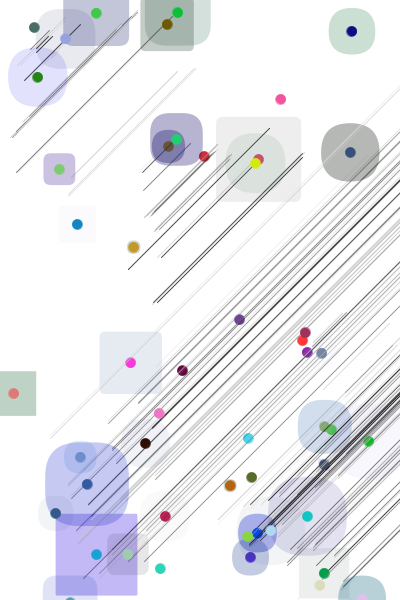
Frame 1 (no input)
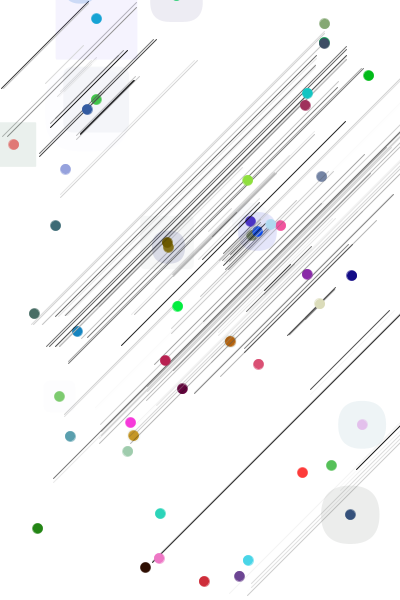
Frame 60 (the mouse pressed at the canvas centre just before this capture)
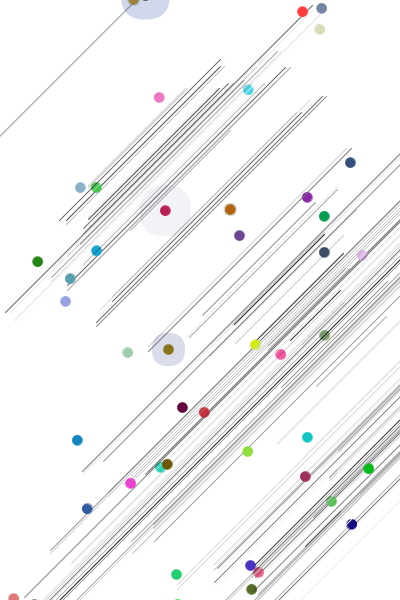
Frame 120 (the mouse held since frame 60 and released just before this capture)

The Processing sketch that drew these frames (run headless with seeded random() and noise(); from frame 60 on, the mouse is pressed at the canvas centre):

// Processing sketch: processing_126619
// ── processing_126619.pde

//Fall,Falling,Fallen
//When mouse released the rainning  will add,and the Falling color ball will more clear 
//Chiming Lu

int num = 50;
Rect[]rectArray= {
};

void setup() {
  size(400, 600);
  background(255);
  strokeWeight(1);
  fill(150, 20);
  drawRect();
  frameRate(8);
}
void draw() {
  background(255);
  for (int t=0;t< rectArray.length;t++) {
    Rect thisRect = rectArray[t];
    thisRect.updateMe();
  }
}

void mouseReleased() {
  drawRect();
}

void drawRect() {
  for (int i=0 ; i<num ; i++) {
    Rect thisRect = new Rect();
    thisRect.drawMe();
    //Array add
    rectArray = (Rect[])append(rectArray, thisRect);
  }
}
class Rect {
  float x, y, c;
  float r;
  color linecol, fillcol;
  float alph;
  float xmove, ymove;

  Rect() {
    x = random(width);
    y = random(height);
    c = random(100)-10;
    r = random(50)-5;
    linecol = color(random(255), random(255), random(255));
    fillcol = color(random(40), random(100), random(240));
    alph = random(100);
    xmove = random(10) -5;
    ymove = random(10) ;
  }

  void drawMe() {
    noStroke();
    fill(fillcol, alph);
    rectMode(CENTER);
    rect(x, y, c, c, r); 
    //noFill();
    fill(linecol);
    stroke(linecol, 150);
    ellipse(x, y, 10, 10);
  }
  void updateMe() {
    //x +=xmove;
    y += ymove;

    if (x > (width+c)) { 
      //x=0-c;
      xmove=-xmove;
    }
    if (x < (0-c)) { 
      //x=width+c;
      xmove=-xmove;
    }
    if (y > (height+c)) { 
      y=0-c;
      ymove=+ymove;
    }
    if (y < (0-c)) { 
      //y=height+c;
      ymove=-ymove;
    }


    boolean touching =false;
    for (int t=0;t<rectArray.length;t++) {
      Rect otherRect = rectArray[t];
      if (otherRect !=this) {
        float dis = dist(x, y, otherRect.x, otherRect.y);
        float overlap = dis-c-otherRect.c;  
        if (overlap<0) {

          float midx, midy, dx, dy;
          midx=(x+otherRect.x)/2;
          midy=(y+otherRect.y)/2;
          dx=midx-otherRect.x;
          dy=midy-otherRect.y;
          stroke(0, 100);
          noFill();
          overlap*=-1;

          //triangle(midx,midy,x,y,otherRect.x,otherRect.y);
          //ellipse(midx,midy,dx,dy);
          stroke(random(255), random(255));
          line(midx, midy, midy, midx);
          touching = true;
        }
      }
    }
    if (touching) {
      if (alph>0) {
        alph--;
      }
    }
    else {
      if (alph<50) {
        alph+=10;
      }
    }    
    drawMe();
  }
}
